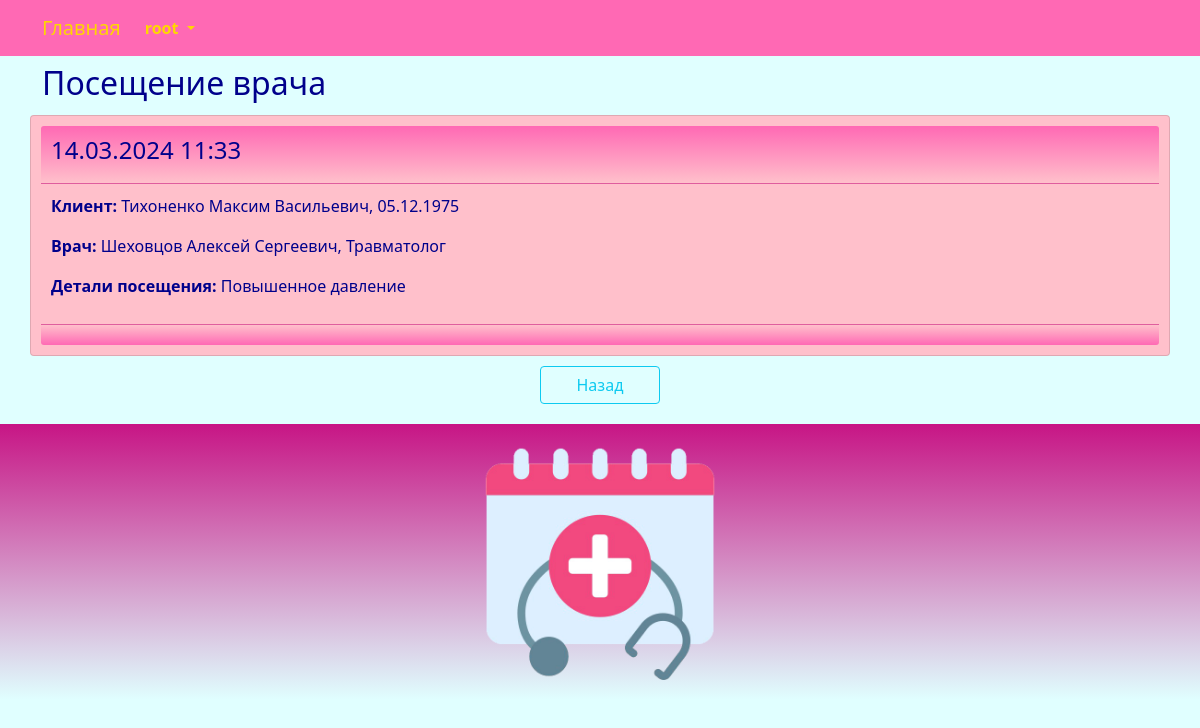
Screenshot of /visit/read/2/ (signed in) with the database file from the repository.
### center/models.py (models this page shows, shortened)
class Visit(models.Model):
    date_visit = models.DateTimeField(_('date_visit'))
    client = models.ForeignKey(Client, related_name='visit_client', on_delete=models.CASCADE)
    doctor = models.ForeignKey(Doctor, related_name='visit_doctor', on_delete=models.CASCADE)
    visit_details = models.TextField(_('visit_details'), blank=True, null=True)
    class Meta:
        db_table = 'visit'
        indexes = [
            models.Index(fields=['client']),
            models.Index(fields=['doctor']),
        ]
        ordering = ['date_visit']

class Client(models.Model):
    SEX_CHOICES = (
        ('М','М'),
        ('Ж', 'Ж'),
    )
    full_name = models.CharField(_('full_name'), max_length=128)
    birthday = models.DateTimeField(_('birthday'))
    sex = models.CharField(_('sex'), max_length=1, choices=SEX_CHOICES, default='М')
    address = models.CharField(_('address'), max_length=96)
    phone = models.CharField(_('phone'), max_length=64)
    class Meta:
        db_table = 'client'
        indexes = [
            models.Index(fields=['full_name']),
        ]
        ordering = ['full_name']
    def __str__(self):
        return "{}, {}".format(self.full_name, self.birthday.strftime('%d.%m.%Y'))

class Doctor(models.Model):
    full_name = models.CharField(_('full_name'), max_length=128)
    category = models.ForeignKey(Category, related_name='doctor_category', on_delete=models.CASCADE)
    branch = models.ForeignKey(Branch, related_name='branch_category', on_delete=models.CASCADE)
    specialization = models.ForeignKey(Specialization, related_name='doctor_specialization', on_delete=models.CASCADE)
    user = models.OneToOneField(User, related_name='doctor_user', on_delete=models.PROTECT)
    class Meta:
        db_table = 'doctor'
        indexes = [
            models.Index(fields=['full_name']),
        ]
        ordering = ['full_name']
    def __str__(self):
        return "{}, {}".format(self.full_name, self.specialization)

class Specialization(models.Model):
    specialization_title = models.CharField(_('specialization_title'), max_length=255, unique=True)
    class Meta:
        db_table = 'specialization'
        ordering = ['specialization_title']
    def __str__(self):
        return "{}".format(self.specialization_title)

### center/views.py (the view)
# urls.py: path('visit/read/<int:id>/', views.visit_read, name='visit_read'),
@login_required
@user_passes_test(lambda u: u.is_superuser)
def visit_read(request, id):
    try:
        visit = Visit.objects.get(id=id)
        return render(request, "visit/read.html", {"visit": visit})
    except Visit.DoesNotExist:
        return HttpResponseNotFound("<h2>Visit not found</h2>")
    except Exception as exception:
        print(exception)
        return HttpResponse(exception)

### templates/visit/read.html (shortened to what this page needs)
{% extends "base.html" %}
{% load i18n %}
{% block content %}
<h2>{% trans "visit" %}</h2>
<div class="row justify-content-center">
	<div class="card" style="width:100%">
		<div class="card-header">
			<h4>{{ visit.date_visit | date:"d.m.Y H:i" }}</h4>
		</div>
		<div class="card-body">
			<p><strong>{% trans "client" %}: </strong>{{ visit.client  }}</p>
			<p><strong>{% trans "doctor" %}: </strong>{{ visit.doctor }}</p>
			<p><strong>{% trans "visit_details" %}: </strong>{{ visit.visit_details }}</p>
		</div>
		<div class="card-footer">
		</div>
	</div>
	<br>
	<div class="div-button-center">
		<a class="btn btn-outline-info" style="width:120px" href="{% url 'visit_index' %}">{% trans "Back" %}</a>
	</div>
</div>
{% endblock content %}

### templates/base.html (shortened to what this page needs)
<!DOCTYPE html>
{% load static %}
{% load i18n %}
<html>
	<head>
		<link rel="stylesheet" href="{% static 'css/bootstrap.min.css' %}">
		<link rel="stylesheet" href="{% static 'css/styles.css' %}" />
	</head>
	<nav class="navbar navbar-expand-lg justify-content-center">
		<div class="container">
			<div class="collapse navbar-collapse" id="mainMenu">
				<ul class="navbar-nav me-auto mb-2 mb-lg-0">
					<a class="navbar-brand" href="{{ HTTP_HOST }}/">{% trans "Home" %}</a>
					{% if user.is_authenticated %}
					<li class="nav-item dropdown">
						<a class="nav-link dropdown-toggle" href="#" id="navbarDropdown" role="button" data-bs-toggle="dropdown" aria-expanded="false">
							{{ user.username }}
						</a>
					</li>
					{% else %}
					<form class="form-inline ml-auto">
						<a href="{% url 'login' %}" class="btn btn-outline-secondary">{% trans "Log In" %}</a>
						<a href="{% url 'signup' %}" class="btn btn-primary ml-2">{% trans "Sign up" %}</a>
					</form>
					{% endif %}
				</ul>
			</div>
		</div>
	</nav>
	<body>
		<div class="container">
			{% block content%}{% endblock content %}
		</div>
	</body>
	<footer class="container-fluid text-center bg-lightgray">
		<div class="copyrights">
			<img src="{% static 'images/logo.png' %}" alt="logo" style="height:256px; padding: 10px;">
		</div>
	</footer>
</html>

### static/css/styles.css (style rules this page uses)
:root { --navbar-background-color: HotPink; --navbar-text-color: Gold; --main-background-color-light: LightCyan; --main-background-color-dark: HotPink; --main-text-color: DarkBlue; --main-header-color: DarkBlue; --main-text-attention-color: Purple; --footer-background-color-light: LightCyan; --footer-background-color-dark: MediumVioletRed; --footer-text-color: Teal; --card-background-color-light: Pink; --card-background-color-dark: HotPink; --card-text-color: SeaGreen; --table-background-color-light: LightCyan; --table-background-color-dark: #F5F5F5; --table-text-color: DarkBlue; --star-size: 30px; --star-color: LightYellow; --star-background: Yellow ; }
.navbar { background-color: var(--navbar-background-color); color: var(--navbar-text-color); }
.navbar .navbar-nav, .navbar .navbar-nav .navbar-text { color: var(--navbar-text-color); }
.navbar ul { background-color: var(--navbar-background-color); color: var(--navbar-text-color); }
.navbar li { background-color: var(--navbar-background-color); color: var(--navbar-text-color); }
.navbar a { background-color: var(--navbar-background-color); color: var(--navbar-text-color); }
.navbar-brand { background-color: var(--navbar-background-color); color: var(--navbar-text-color); }
.nav-item { background-color: var(--navbar-background-color); color: var(--navbar-text-color); font-weight: bold; }
body { background-color: var(--main-background-color-light); }
h1, h2, h3, h4, h5, h6 { color: var(--main-header-color); }
p, ul, li, label { color: var(--main-text-color); }
.card { background-color: var(--card-background-color-light); color: var(--card-text-color); margin-top: 5px; padding: 10px; }
.card-header { background-image: linear-gradient(top, var(--card-background-color-dark), var(--card-background-color-light)); background-image: -o-linear-gradient(top, var(--card-background-color-dark), var(--card-background-color-light)); background-image: -moz-linear-gradient(top, var(--card-background-color-dark), var(--card-background-color-light)); background-image: -webkit-linear-gradient(top, var(--card-background-color-dark), var(--card-background-color-light)); color: var(--card-text-color); padding: 10px; }
.card-body { background-color: var(--card-background-color-light); color: var(--card-text-color); padding: 10px; }
.card-footer { background-image: linear-gradient(top, var(--card-background-color-light), var(--card-background-color-dark)); background-image: -o-linear-gradient(top, var(--card-background-color-light), var(--card-background-color-dark)); background-image: -moz-linear-gradient(top, var(--card-background-color-light), var(--card-background-color-dark)); background-image: -webkit-linear-gradient(top, var(--card-background-color-light), var(--card-background-color-dark)); color: var(--card-text-color); padding: 10px; }
.div-button-center { text-align: center; padding: 10px; }
footer { background-image: linear-gradient(top, var(--footer-background-color-dark), var(--footer-background-color-light)); background-image: -o-linear-gradient(top, var(--footer-background-color-dark), var(--footer-background-color-light)); background-image: -moz-linear-gradient(top, var(--footer-background-color-dark), var(--footer-background-color-light)); background-image: -webkit-linear-gradient(top, var(--footer-background-color-dark), var(--footer-background-color-light)); margin-top: 10px; padding: 10px; }

### rows the page displays
Visit: date_visit "14.03.2024 11:33", client "Тихоненко Максим Васильевич, 05.12.1975", doctor "Шеховцов Алексей Сергеевич, Травматолог", visit_details "Повышенное давление"

### other values shown
{{ user.username }} "root"
